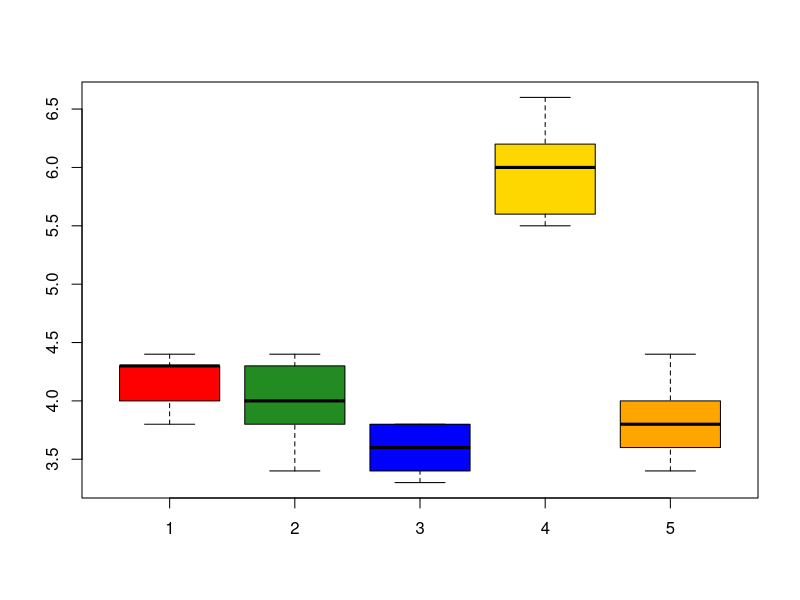

Write the R code that produced this figure.
## Ejercicio 6

# Carga de datos
Silo_A <- c(4.3, 4.0, 4.3, 3.8, 4.4)
Silo_B <- c(4.4, 4.3, 3.4, 4.0, 3.8)
Silo_C <- c(3.3, 3.8, 3.6, 3.4, 3.8)
Silo_D <- c(6.6, 6.0, 6.2, 5.5, 5.6)
Silo_E <- c(3.4, 4.4, 3.6, 3.8, 4.0)

# 1. Diagramas de caja
boxplot(Silo_A,Silo_B,Silo_C,Silo_D,Silo_E,col=c('red','forestgreen','blue','gold','orange'))

# 2. Medidas importantes
Silo <- rep(c('A', 'B', 'C', 'D', 'E'), each = 5)
Dia <- rep(c('Lunes', 'Martes', 'Miércoles', 'Jueves', 'Viernes'), 5)
Temperatura <- c(4.3, 4.0, 4.3, 3.8, 4.4,  # Silo A
                 4.4, 4.3, 3.4, 4.0, 3.8,  # Silo B
                 3.3, 3.8, 3.6, 3.4, 3.8,  # Silo C
                 6.6, 6.0, 6.2, 5.5, 5.6,  # Silo D
                 3.4, 4.4, 3.6, 3.8, 4.0)  # Silo E

DatosSilos <- data.frame(SILO = as.factor(Silo),
                         DIA = as.factor(Dia),
                         TEMP = Temperatura)

m <- length(unique(DatosSilos$SILO))  # Número de tratamientos
b <- length(unique(DatosSilos$DIA))   # Número de bloques
n_i <- b  # Número de datos por tratamiento
N <- nrow(DatosSilos)  # Total de datos

cat("Número de tratamientos (silos), m =", m, "\n")
cat("Número de bloques (días), b =", b, "\n")
cat("Número de datos en cada tratamiento, n_i =", n_i, "\n")
cat("Número total de datos, N =", N, "\n\n")

mA <- mean(Silo_A); mB <- mean(Silo_B); mC <- mean(Silo_C)
mD <- mean(Silo_D); mE <- mean(Silo_E)

vA <- var(Silo_A); vB <- var(Silo_B); vC <- var(Silo_C)
vD <- var(Silo_D); vE <- var(Silo_E)
cat("Medias muestrales",mA,mB,mC,mD,mE)

# 3. ANOVA
anovaSilos <- aov(TEMP ~ SILO + DIA, data = DatosSilos)

resumen <- summary(anovaSilos)

tabla_anova <- resumen[[1]]

# Sumas de cuadrados
SC_TRAT <- tabla_anova["SILO", "Sum Sq"]
SC_BLOQ <- tabla_anova["DIA", "Sum Sq"]
SC_ERROR <- tabla_anova["Residuals", "Sum Sq"]

# Grados de libertad
gl_TRAT <- tabla_anova["SILO", "Df"]
gl_BLOQ <- tabla_anova["DIA", "Df"]
gl_ERROR <- tabla_anova["Residuals", "Df"]

# Cuadrados medios
CM_TRAT <- tabla_anova["SILO", "Mean Sq"]
CM_BLOQ <- tabla_anova["DIA", "Mean Sq"]
CM_ERROR <- tabla_anova["Residuals", "Mean Sq"]

# Estadísticos F
F_TRAT <- tabla_anova["SILO", "F value"]
F_BLOQ <- tabla_anova["DIA", "F value"]

# p-valores
p_valor_TRAT <- 1-pf(F_TRAT,m-1,(m-1)*(b-1))
p_valor_BLOQ <- 1-pf(F_BLOQ,m-1,(m-1)*(b-1))

# 4. Decisión con alpha=0.01
alpha <- 0.01

cat("Para TRATAMIENTOS (Silos):\n")
if(p_valor_TRAT < alpha) {
  cat("  Decisión: RECHAZAMOS H0\n")
  cat("  Interpretación: Existe evidencia significativa de que al menos\n")
  cat("  un silo tiene temperatura promedio diferente a los demás.\n\n")
  rechazar_H0 <- TRUE
} else {
  cat("  Decisión: NO RECHAZAMOS H0\n")
  cat("  Interpretación: No hay evidencia suficiente para concluir\n")
  cat("  que existen diferencias entre las temperaturas de los silos.\n\n")
  rechazar_H0 <- FALSE
}

cat("Para BLOQUES (Días):\n")
if(p_valor_BLOQ < alpha) {
  cat("  Decisión: RECHAZAMOS H0\n")
  cat("  Interpretación: El día de la semana afecta significativamente\n")
  cat("  la temperatura registrada.\n\n")
} else {
  cat("  Decisión: NO RECHAZAMOS H0\n")
  cat("  Interpretación: El día de la semana no afecta significativamente\n")
  cat("  la temperatura registrada.\n\n")
}

# 5. Comparación LSD
alpha_lsd <- 0.05


# A vs B 
lAB <- abs(mA-mB) / sqrt(2*CM_ERROR/b)
# A vs C
lAC <- abs(mA-mC) / sqrt(2*CM_ERROR/b)
# A vs D
lAD <- abs(mA-mD) / sqrt(2*CM_ERROR/b)
# A vs E
lAE <- abs(mA-mE) / sqrt(2*CM_ERROR/b)
# B vs C
lBC <- abs(mB-mC) / sqrt(2*CM_ERROR/b)
# B vs D
lBD <- abs(mB-mD) / sqrt(2*CM_ERROR/b)
# B vs E
lBE <- abs(mB-mE) / sqrt(2*CM_ERROR/b)
# C vs D
lCD <- abs(mC-mD) / sqrt(2*CM_ERROR/b)
# C vs E
lCE <- abs(mC-mE) / sqrt(2*CM_ERROR/b)
# D vs E
lDE <- abs(mD-mE) / sqrt(2*CM_ERROR/b)

t.critico <- qt(1 - alpha/2, N-m)
cat("t critico:",t.critico)

cat("lAB:", lAB, "> t crítico?", lAB > t.critico, "\n")
cat("lAC:", lAC, "> t crítico?", lAC > t.critico, "\n")
cat("lAD:", lAD, "> t crítico?", lAD > t.critico, "\n")
cat("lAE:", lAE, "> t crítico?", lAE > t.critico, "\n")
cat("lBC:", lBC, "> t crítico?", lBC > t.critico, "\n")
cat("lBD:", lBD, "> t crítico?", lBD > t.critico, "\n")
cat("lBE:", lBE, "> t crítico?", lBE > t.critico, "\n")
cat("lCD:", lCD, "> t crítico?", lCD > t.critico, "\n")
cat("lCE:", lCE, "> t crítico?", lCE > t.critico, "\n")
cat("lDE:", lDE, "> t crítico?", lDE > t.critico, "\n")
